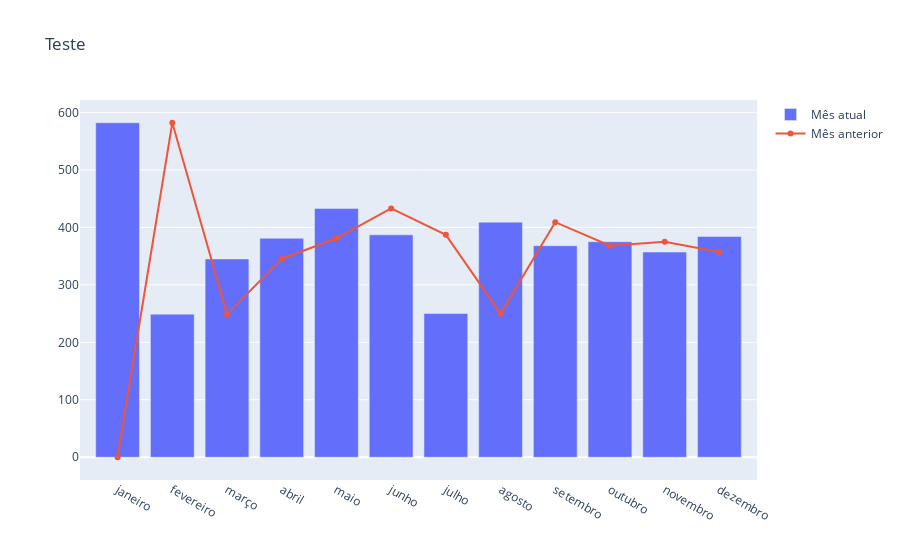

This figure's notebook cell:
### Code cell
fig = go.Figure()


fig.add_trace(
    go.Bar(
        x=dataframe['NOME_MES_PARTIDA_PREVISTA'],
        y=dataframe['TOTAL_SITUACAO'],
        name='Mês atual',

    )
)


fig.add_trace(
    go.Scatter(
        x=dataframe['NOME_MES_PARTIDA_PREVISTA'],
        y=dataframe['TOTAL_SITUACAO_MES_ANTERIOR'],
        name='Mês anterior'
    )
)
fig.update_layout(
    title='Teste'
)
fig.show()

### Figure 1 — Plotly figure (JSON) as saved in the notebook; plotly's stock layout.template omitted (floating-point values rounded to 4 significant figures)
{"data": [{"name": "Mês atual", "type": "bar", "x": ["janeiro", "fevereiro", "março", "abril", "maio", "junho", "julho", "agosto", "setembro", "outubro", "novembro", "dezembro"], "y": [582, 249, 345, 381, 433, 387, 250, 409, 368, 375, 357, 384]}, {"name": "Mês anterior", "type": "scatter", "x": ["janeiro", "fevereiro", "março", "abril", "maio", "junho", "julho", "agosto", "setembro", "outubro", "novembro", "dezembro"], "y": [0, 582, 249, 345, 381, 433, 387, 250, 409, 368, 375, 357]}], "layout": {"title": {"text": "Teste"}}}
